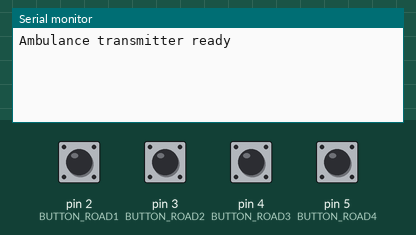
A sketch run on a simulated Arduino Uno, built with avr-gcc and run on an emulated ATmega328P. Shown: the last lines printed to the serial monitor. The inputs (shaded band) are chosen by the test bench; at power-on: pin 2 (BUTTON_ROAD1), pin 3 (BUTTON_ROAD2), pin 4 (BUTTON_ROAD3), pin 5 (BUTTON_ROAD4) HIGH.

Above: at 2.2 s.
2.3 s: pin 2 (BUTTON_ROAD1) pulled LOW for 0.15 s
At 3.1 s:
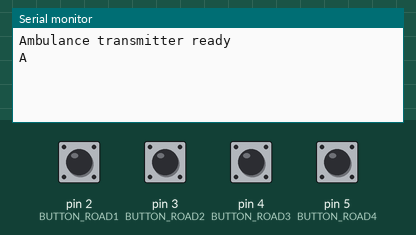
3.9 s: pin 3 (BUTTON_ROAD2) pulled LOW for 0.15 s
At 4.4 s:
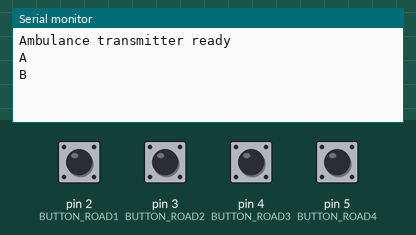
5.5 s: pin 4 (BUTTON_ROAD3) pulled LOW for 0.15 s
At 6.7 s:
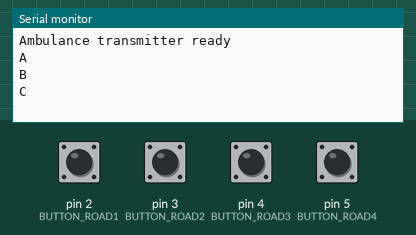
7.1 s: pin 5 (BUTTON_ROAD4) pulled LOW for 0.15 s
At 8.0 s:
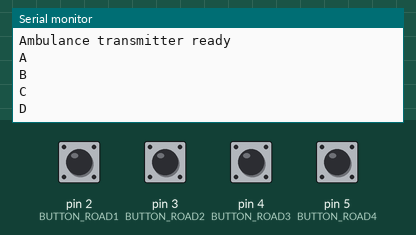

The sketch:

ambulance_transmitter.ino
```cpp
const int BUTTON_ROAD1 = 2;
const int BUTTON_ROAD2 = 3;
const int BUTTON_ROAD3 = 4;
const int BUTTON_ROAD4 = 5;

unsigned long lastPress = 0;
const unsigned long debounceTime = 1000;

void setup() {
  Serial.begin(9600);

  pinMode(BUTTON_ROAD1, INPUT_PULLUP);
  pinMode(BUTTON_ROAD2, INPUT_PULLUP);
  pinMode(BUTTON_ROAD3, INPUT_PULLUP);
  pinMode(BUTTON_ROAD4, INPUT_PULLUP);

  delay(1000);
  Serial.println("Ambulance transmitter ready");
}

void loop() {
  unsigned long now = millis();

  if (now - lastPress > debounceTime) {
    if (digitalRead(BUTTON_ROAD1) == LOW) {
      Serial.println("A");
      lastPress = now;
      delay(100);
    }
    else if (digitalRead(BUTTON_ROAD2) == LOW) {
      Serial.println("B");
      lastPress = now;
      delay(100);
    }
    else if (digitalRead(BUTTON_ROAD3) == LOW) {
      Serial.println("C");
      lastPress = now;
      delay(100);
    }
    else if (digitalRead(BUTTON_ROAD4) == LOW) {
      Serial.println("D");
      lastPress = now;
      delay(100);
    }
  }

  delay(50);
}
```

Measured:
- after the input at 2.3 s, the serial monitor: prints a new line at once (image 1)
- after the input at 3.9 s, the serial monitor: prints a new line at once (image 2)
- after the input at 5.5 s, the serial monitor: prints a new line at once (image 3)
- after the input at 7.1 s, the serial monitor: prints a new line at once (image 4)
